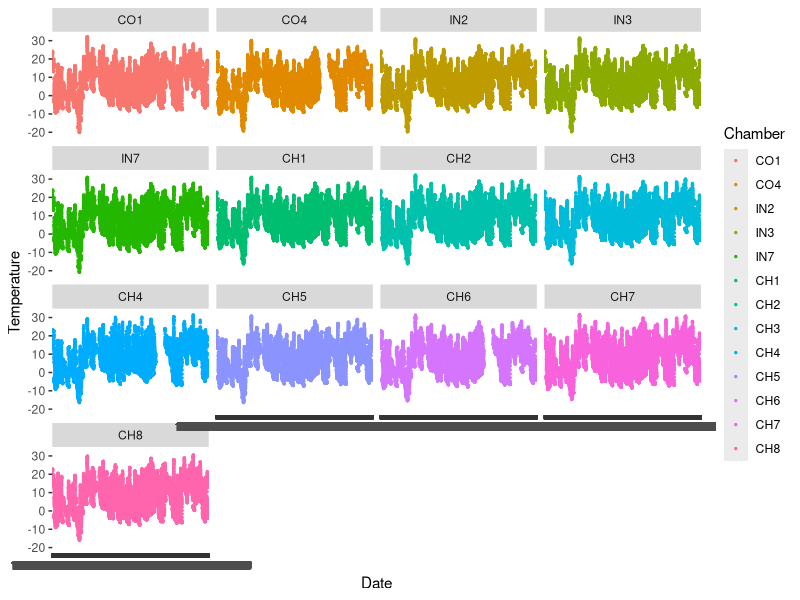
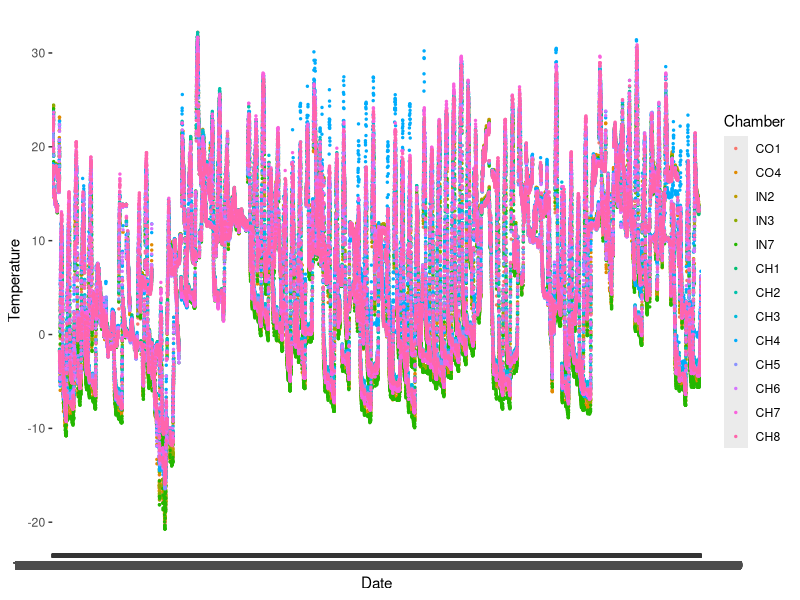
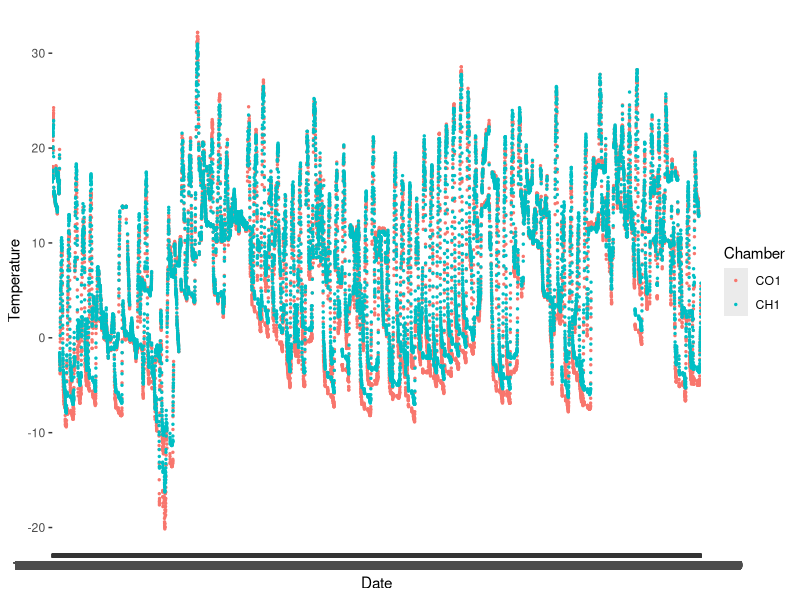
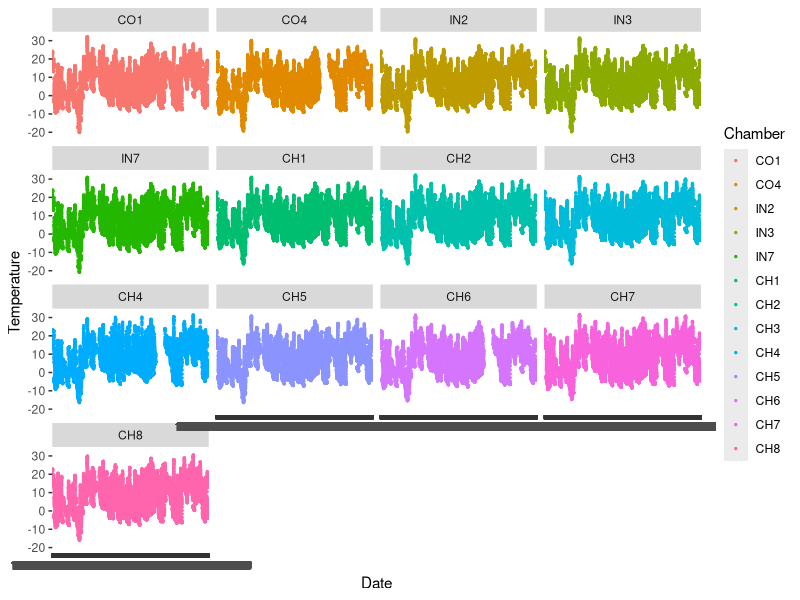
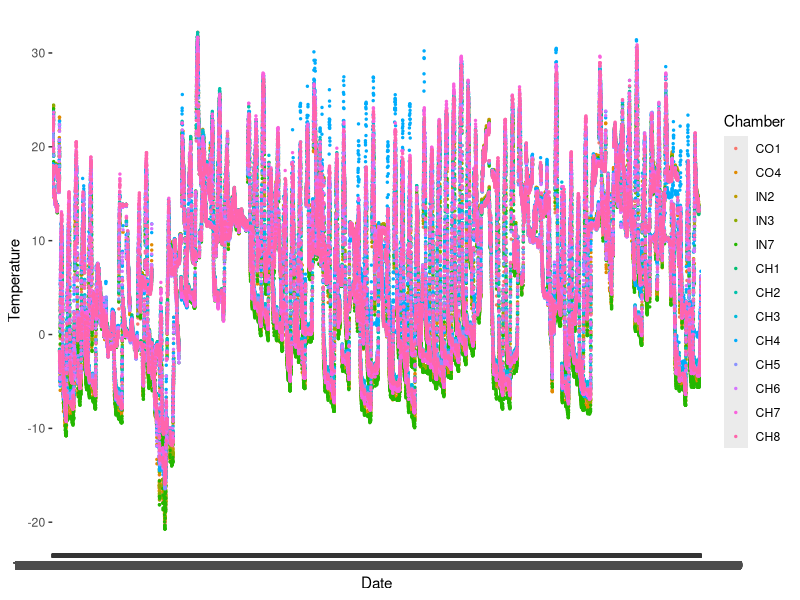
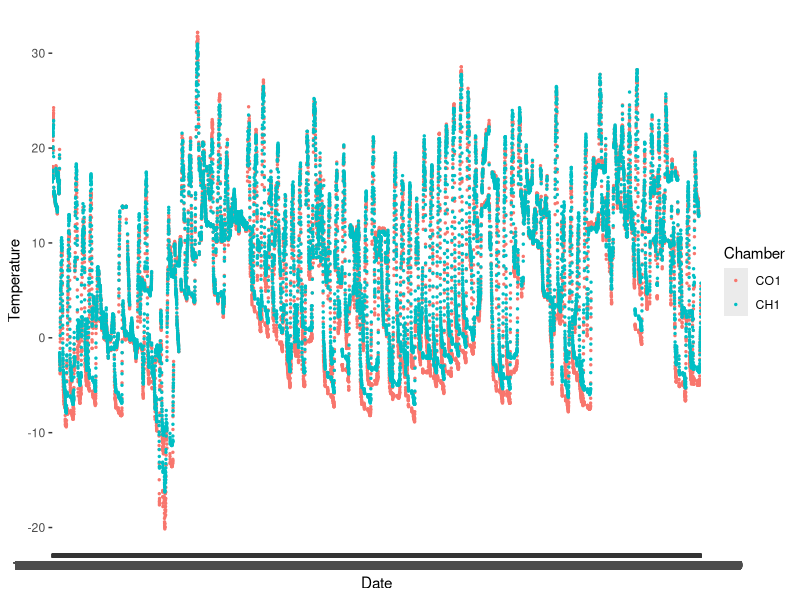

The R script that drew these images, in order: (Note: this script raises an error after producing the figures.)
library(tidyverse)
library(ggplot2)
library(reshape2)

#Hey. You're doing great, kid
data_wide <- read.csv("combined_temps.csv")
data_wide

data_wide %>% select(order(colnames(.))) #alphabetize columns
data_wide <- data_wide %>% select(Date, CO1, CO4, IN2, IN3, IN7, CH1, CH2, CH3, 
                                  CH4, CH5, CH6, CH7,CH8) 
#set exact column order. I think I could do columns :14 instead of setting all

data_long <- gather(data_wide, Chamber, Temperature, CO1:CH8, factor_key=TRUE) 
  #I don't think the factor key argument matters
data_long

data_long %>% filter(Date >= "10/28/2021 0:00")
data_long_omitted <- na.omit(data_long) #hopefully this truncates data to where we 
#have temps for all plots (after 10/28 when chambers placed)

#let's visualize!
#Individual plots
ggplot(data = data_long_omitted, aes(x=Date, y=Temperature, color = Chamber)) +
  geom_point(size=.5) +
  facet_wrap(~Chamber)
ggsave("IndivPlots.png")

#Combined plot
ggplot(data = data_long_omitted, aes(x=Date, y=Temperature, color = Chamber)) +
  geom_point(size=.5)
ggsave("CombinedPlots.png")


#Summary Stats
data_long_omitted %>%
  group_by (Chamber) %>%
  summarise(
    nObservations = n(),	#note empty parenthesis
    meanTemp = mean(Temperature),
    sdTemp = sd(Temperature))

#separating date from time...

Hours <- format(as.POSIXct(data_long_omitted$`Date`, "%m/%d/%Y %H:%M", tz = ""), format = "%H:%M")
Hours
Dates <- format(as.Date(data_long_omitted$`Date`,"%m/%d/%Y"), format = "%m/%d/%Y")
Dates
#add dates and hours columns to end of dataset!
data_long_omitted$Hours <- format(as.POSIXct(data_long_omitted$`Date`, "%m/%d/%Y %H:%M", tz = ""), format = "%H:%M")

data_long_omitted$Dates <- format(as.Date(data_long_omitted$`Date`,"%m/%d/%Y"), format = "%m/%d/%Y")
glimpse(data_long_omitted)

#Pairwise Comparisons
data_1 <- select(data_wide, Date, CO1, CH1) 
data_1 <- gather(data_1, Chamber, Temperature, CO1, CH1, factor_key=TRUE)
data_1 <- na.omit(data_1)
data_1

ggplot(data = data_1, aes(x=Date, y=Temperature, color = Chamber)) +
  geom_point(size=.5)
ggsave("CO1VsCH1.png")

data_1 <- mutate(data_1, Diff = CO1 - CH1) #trying to compare differences

data_1 %>% summarise(
  nObservations = n(),	#note empty parenthesis
  meanTemp = mean(Temperature),
  sdTemp = sd(Temperature),
  difference = CO1 - CH1) #can't get difference to work


data_1 %>% 
  dcast(Chamber ~ Temperature) %>% 
  mutate(Diff = CO1 - CH1) %>% 
  select(Temperature, Chamber) #can't figure out why this doesn't work


##other pairwise comparisons: IN2vs CH2, IN3 vs CH3, CO4 vs CH4, IN7 vs CH7

data_2 <- select(data_wide, Date, IN2, CH2) 
data_2 <- gather(data_2, Chamber, Temperature, IN2, CH2, factor_key=TRUE)
data_2 <- na.omit(data_2)
data_2

ggplot(data = data_2, aes(x=Date, y=Temperature, color = Chamber)) +
  geom_point(size=.5)
ggsave("IN2VsCH2.png")


data_2 <- select(data_wide, Date, IN2, CH2) 
data_2 <- gather(data_2, Chamber, Temperature, IN2, CH2, factor_key=TRUE)
data_2 <- na.omit(data_2)
data_2

ggplot(data = data_2, aes(x=Date, y=Temperature, color = Chamber)) +
  geom_point(size=.5)
ggsave("IN2VsCH2.png")